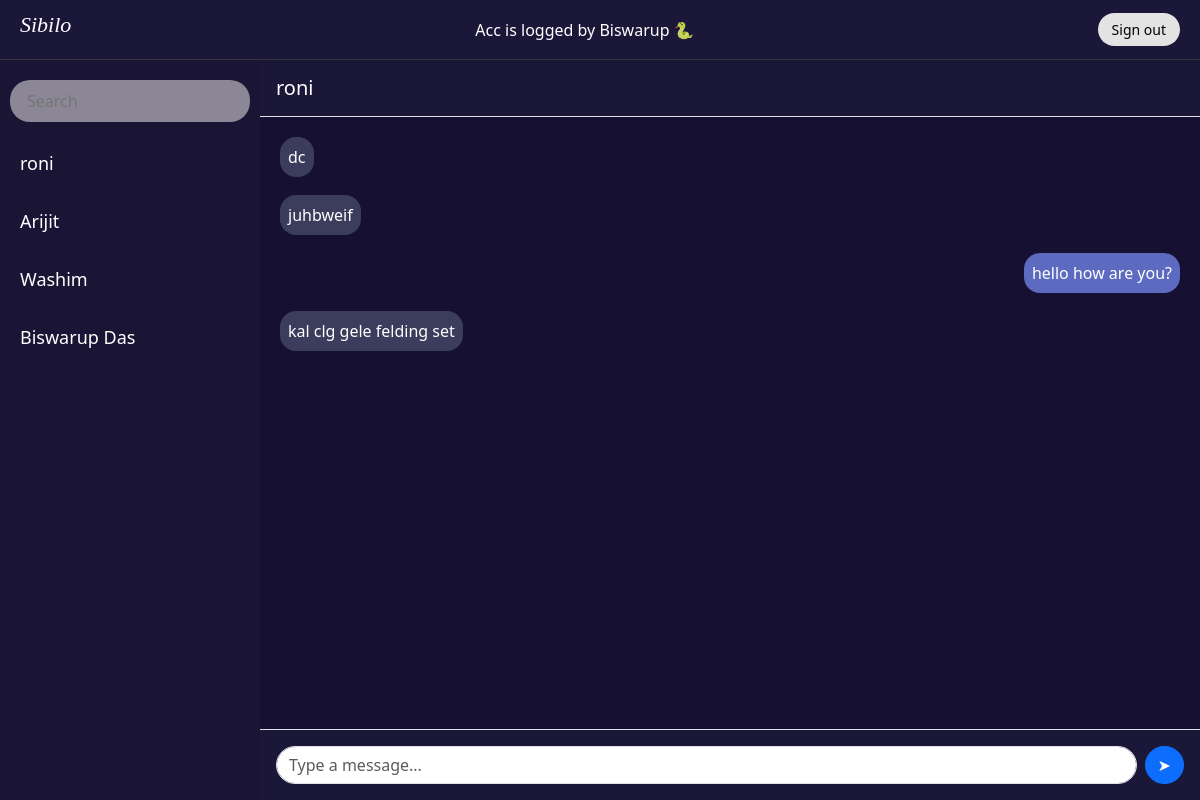
The page /chat/chat/roni/ (signed in) on the database as committed earlier.
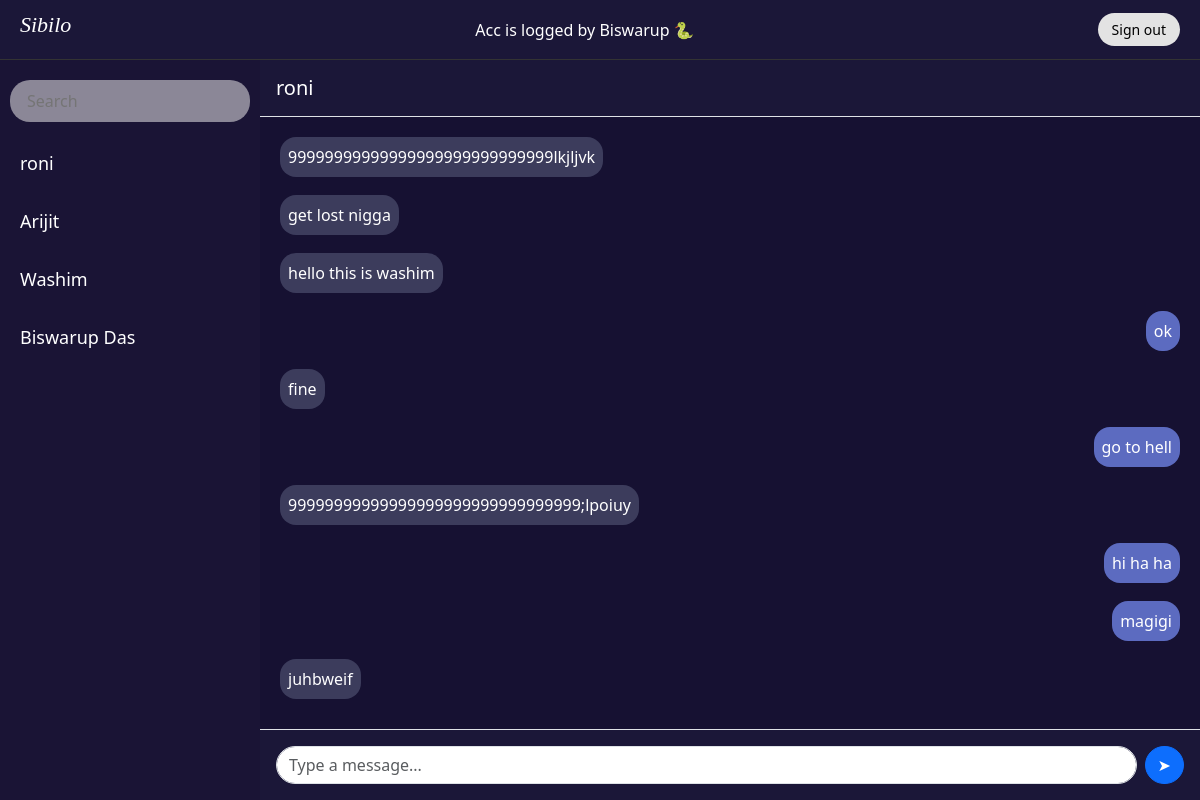
The same page on the database as committed later.
### chat/models.py (models this page shows, shortened)
class PrivetMassage(models.Model):
    sender=models.ForeignKey(User,on_delete=models.CASCADE,related_name='sender_massage')
    receiver=models.ForeignKey(User,on_delete=models.CASCADE,related_name='reciver_massage')
    body=models.TextField()
    time=models.DateTimeField(auto_now_add=True)

### chat/views.py (the view, shortened to what this page needs)
# urls.py: path("chat/<str:username>/", views.private_chat, name="private_chat"),
@login_required
def private_chat(request, username):
    other_user = get_object_or_404(User, username=username)
    messages = PrivetMassage.objects.filter(
        Q(sender=request.user, receiver=other_user) |
        Q(sender=other_user, receiver=request.user)
    ).order_by("time")
    all_user = User.objects.exclude(username=request.user.username)
    room_name = f"private_{min(request.user.id, other_user.id)}_{max(request.user.id, other_user.id)}"
    return render(request, "chatbox1.html", {
        "user": request.user,
        "other_user": other_user,
        "messages": messages,
        "all_user": all_user,
        "room_name":room_name,
    })

### chat/templates/chatbox1.html (shortened to what this page needs)
<!DOCTYPE html>
<html lang="en">
  <head>
    <link href="https://cdn.jsdelivr.net/npm/bootstrap@5.3.3/dist/css/bootstrap.min.css" rel="stylesheet" />
  </head>
  <body>
    {% if request.user.is_authenticated %}
    <div class="line-header">
      <h5 class="title">Sibilo</h5>
      <div class="header-right">
        <div class="user">
          <p class="mb-0">Acc is logged by {{ user.username }} 🐍</p>
        </div>
        </div>
        <button class="logout-btn"><a href="{% url 'logout' %}">Sign out</a></button>
      </div>
    <div class="chat-wrapper">
      <div class="sidebar">
        <div class="search-box">
          <input type="text" placeholder="Search" />
        </div>
        <div class="contact-list">
          {% for i in all_user %}
          {% if i != user %}
             <a href="{% url 'private_chat' i.username %}" class="text-decoration-none">
  <div class="contact-item">
    <span>{{ i.username }}</span>
  </div>
</a>
          {% endif %}
          {% endfor %}
        </div>
      </div>
      <div class="main-content">
        <div class="main-content w-100 d-flex flex-column" style="justify-content: space-between;">
  <div class="d-flex align-items-center p-3 border-bottom" style="background-color:#1b1738;">
    <h5 class="mb-0 text-white">{{ other_user.username }}</h5>
  </div>
  <div class="chat-body" id="chatBody">
    {% for message in messages %}
      <div class="mb-2 d-flex {% if message.sender == user %}justify-content-end{% else %}justify-content-start{% endif %}">
        <div class="p-2 rounded-4" style="
            background: {% if message.sender == user %}#5c6bc0{% else %}#3c3c5c{% endif %};
            color: white;
            max-width: 60%;">
          {{ message.body }}
        </div>
      </div>
    {% endfor %}
  </div>
  <form method="POST" class="d-flex p-3 border-top" style="background-color: #1b1738;">
    <input name="text_info" type="text" class="form-control me-2 rounded-pill" placeholder="Type a message..." required />
    <button class="btn btn-primary rounded-pill" type="submit">➤</button>
  </form>
</div>
      </div>
    </div>
    {% endif %}
  </body>
</html>

### chat/templates/chatbox1.html (style rules this page uses)
* { box-sizing: border-box; }
a { text-decoration: none; color: black; }
body { margin: 0; font-family: 'Segoe UI', sans-serif; background-color: #211c57ff; color: #fff; }
.line-header { height: 60px; background-color: #1b1738; display: flex; align-items: center; justify-content: space-between; padding: 0 20px; border-bottom: 1px solid #333; }
.line-header .title { font-family: 'Georgia', serif; font-size: 22px; font-style: italic; }
.logout-btn { padding: 6px 14px; background: #e3e3e3; color: black; border: none; border-radius: 20px; font-size: 14px; cursor: pointer; }
.chat-wrapper { display: flex; height: calc(100vh - 60px); overflow: hidden; }
.sidebar { width: 260px; background-color: #1a1435ff; display: flex; flex-direction: column; padding: 20px 10px; }
.search-box { background-color: #8b8797ff; border-radius: 20px; padding: 8px 15px; margin-bottom: 20px; }
.search-box input { background: transparent; border: none; color: white; width: 100%; outline: none; }
.contact-list { overflow-y: auto; flex-grow: 1; }
.contact-item { display: flex; align-items: center; margin-bottom: 15px; gap: 5px; padding: 8px 10px; border-radius: 12px; transition: 0.2s ease; }
.contact-item span { font-size: 18px; color: white; }
.main-content { flex-grow: 1; background-color: #161132ff; display: flex; flex-direction: column; justify-content: space-between; overflow-y: auto; scroll-behavior: smooth; }
.chat-body { padding: 20px; overflow-y: auto; flex-grow: 1; display: flex; flex-direction: column; gap: 10px; scroll-behavior: smooth; }

Rows that differ between the two databases and show on the page:
removed PrivetMassage: body "dc"
removed PrivetMassage: body "hello how are you?"
removed PrivetMassage: body "kal clg gele felding set"
added PrivetMassage: body "99999999999999999999999999999lkjljvk"
added PrivetMassage: body "get lost nigga"
added PrivetMassage: body "hello this is washim"
added PrivetMassage: body "ok"
added PrivetMassage: body "fine"
added PrivetMassage: body "go to hell"
added PrivetMassage: body "99999999999999999999999999999999;lpoiuy"
added PrivetMassage: body "hi ha ha"
added PrivetMassage: body "magigi"
